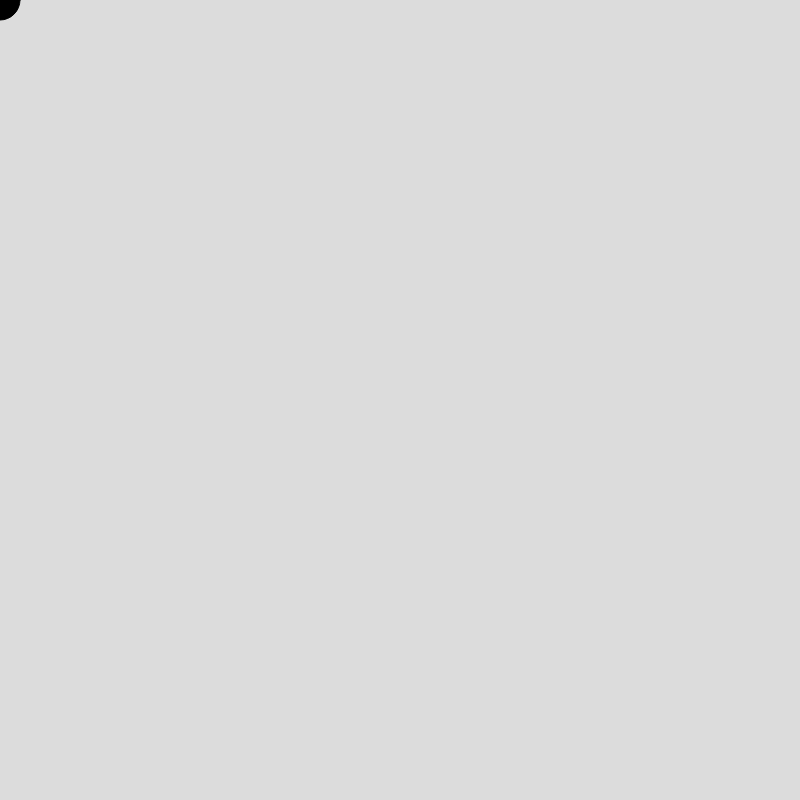
Frame 1 (no input)
Frame 60 (no input): identical to frame 1, image omitted
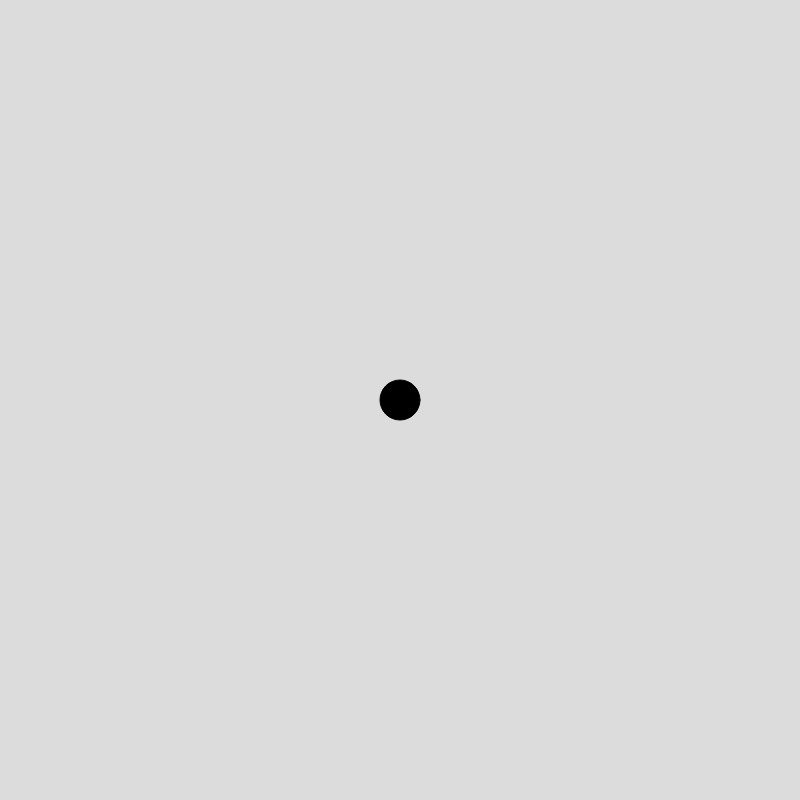
Frame 120 (the mouse pressed at the canvas centre since frame 60)

The p5.js sketch that drew these frames (run headless with seeded random() and noise() and a simulated clock; from frame 60 on, the mouse is pressed at the canvas centre):

// p5.js sketch
// ── sketch.js
function setup() {
  createCanvas(800, 800)
}

function draw() {
  background(220)
  fill(0)
  ellipse(mouseX,mouseY, 40,40)
}
